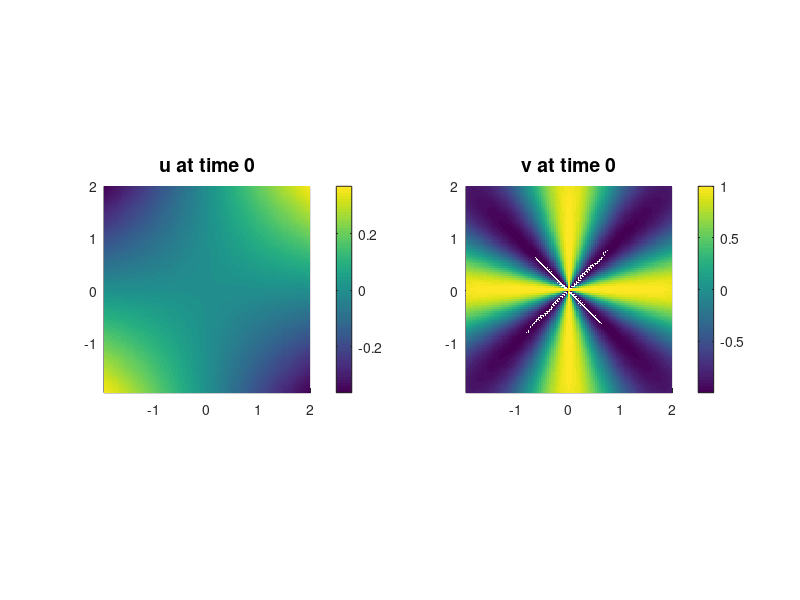

Write the MATLAB code that produced this figure. (Note: this script raises an error after producing the figure.)
%% Gray-Scott Equation         
% on a rectangle [-L, L] x [-L L]
%% Computational parameters    
Nx = 100;     Ny = 100;        % Grid size
Ntime = 1e4;  plotgap = 10;    % Number of time steps
Lx = 2;  Ly = 2;               % Domain size
Tfinal = 500;                  % Length of the simulation
dx = 2*Lx/Nx; dy = 2*Ly/Ny;    % Spatial resolutions
dt = Tfinal/Ntime;             % Temporal resolution
%% Physical parameters         
eps1 = 1/900;      eps2 = 1/2700; 
F = 0.054;         k = 0.063;
%% Grids                       
x = dx-Lx:dx:Lx;
y = dy-Ly:dy:Ly;
[X, Y] = meshgrid(x, y);      
XX = X(:);  YY = Y(:); 
%% Initial Condition           
u = besselj(1, (XX.^2 + YY.^2)/10).*sin(2*atan2(YY, XX) );
v = besselj(0, (XX.^2 + YY.^2)/10).*cos(4*atan2(YY, XX) );
%% Operators                   
Ix = speye(Nx);        Iy = speye(Ny);       I = kron(Ix, Iy);
Dxx = (circshift(Ix, [1, 0]) - 2*Ix + circshift(Ix, [-1, 0]))/(dx^2);
Dyy = (circshift(Iy, [1, 0]) - 2*Iy + circshift(Iy, [-1, 0]))/(dy^2);  
Lap = kron(Ix, Dyy) + kron(Dxx, Iy); 
[Low1, Up1] = lu(I - eps1*dt*Lap);   [Low2, Up2] = lu(I - eps2*dt*Lap);
%% Initial Plot                
fig1 = figure(1); 
s1 = subplot(1, 2, 1);
%[~, h1] = contourf(x, y, reshape(u, Nx, Ny), 20, 'linecolor', 'none');
h1 = surf(x, y, reshape(u, Nx, Ny), 'edgecolor', 'none'); view([0 90])
colorbar, title('u at time 0', 'Fontsize', 14), axis([dx-Lx Lx dy-Ly Ly])
axis square
s2 = subplot(1, 2, 2);
%[~, h2] = contourf(x, y, reshape(v, Nx, Ny), 20, 'linecolor', 'none');
h2 = surf(x, y, reshape(v, Nx, Ny), 'edgecolor', 'none'); view([0 90])
colorbar, title('v at time 0', 'Fontsize', 14), axis([dx-Lx Lx dy-Ly Ly])
axis square
%% Time Integration            
vidObj = VideoWriter(sprintf('Gray_Scott_Equation_F%1.4f_k%1.4f_.avi',...
    F, k));                               % Creating video file
vidObj.FrameRate = 10;  open(vidObj);     % Opening video file
tic
for t = 1:Ntime         
    unew = Up1\(Low1\(u - dt*u.*(v.^2) + dt*F*(1-u)));
    vnew = Up2\(Low2\(v + dt*u.*(v.^2) - dt*(k+F)*v));
    u = unew;     v = vnew;  
    if mod(t, plotgap) == 0             % Plotting
        h1.ZData = reshape(u, Nx, Ny);
        h2.ZData = reshape(v, Nx, Ny);
        title(s1, sprintf('u at time %3.1f', t*dt))
        title(s2, sprintf('v at time %3.1f', t*dt))
        drawnow, writeVideo(vidObj, getframe(fig1));
    end
end, close(vidObj)
fprintf('Time integration took %2.1f seconds \n', toc)